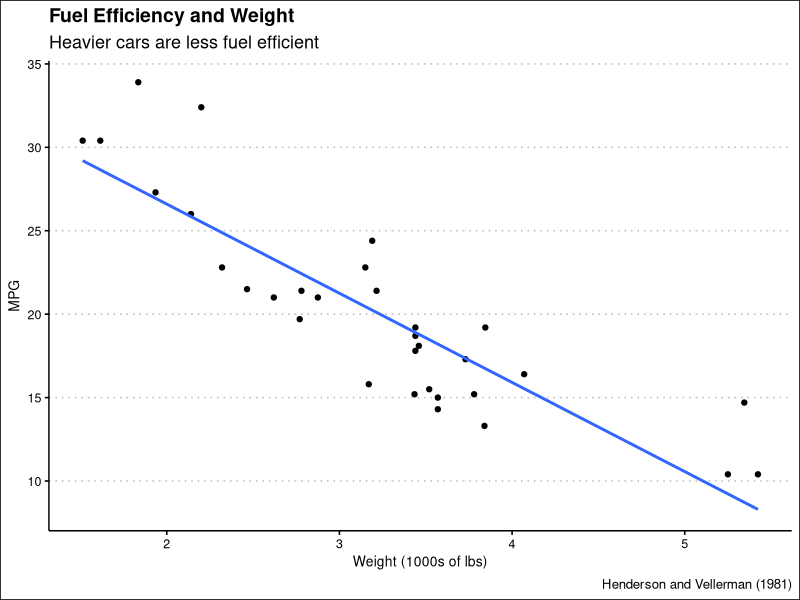

This chart was generated by the following R code:
library(tidyverse)
library(ggthemes)

car_plot <- mtcars %>% 
  select(mpg, wt) %>%
  ggplot(aes(wt, mpg)) +
  geom_point() +
  geom_smooth(method = "lm", formula = y ~ x, se = FALSE) +
  theme_clean() +
  labs(title = "Fuel Efficiency and Weight",
       subtitle = "Heavier cars are less fuel efficient",
       x = "Weight (1000s of lbs)",
       y = "MPG",
       caption = "Henderson and Vellerman (1981)")

write_rds(car_plot, "car-plot.rds")